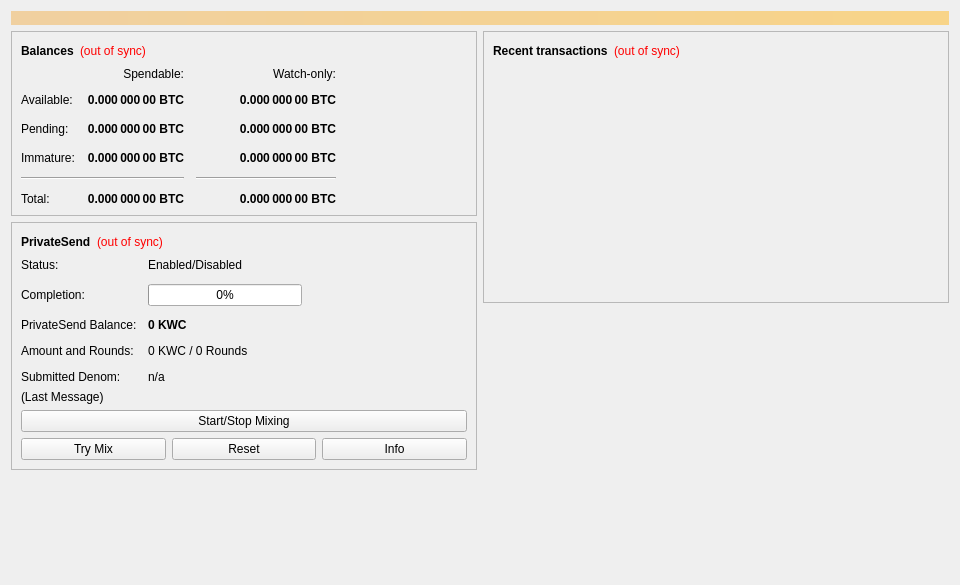
<?xml version="1.0" encoding="UTF-8"?>
<ui version="4.0">
 <class>OverviewPage</class>
 <widget class="QWidget" name="OverviewPage">
  <property name="geometry">
   <rect>
    <x>0</x>
    <y>0</y>
    <width>960</width>
    <height>585</height>
   </rect>
  </property>
  <property name="minimumSize">
   <size>
    <width>960</width>
    <height>0</height>
   </size>
  </property>
  <property name="windowTitle">
   <string>Form</string>
  </property>
  <layout class="QVBoxLayout" name="topLayout">
   <item>
    <widget class="QLabel" name="labelAlerts">
     <property name="visible">
      <bool>false</bool>
     </property>
     <property name="styleSheet">
      <string notr="true">QLabel { background-color: qlineargradient(x1: 0, y1: 0, x2: 1, y2: 0, stop:0 #F0D0A0, stop:1 #F8D488); color:#000000; }</string>
     </property>
     <property name="wordWrap">
      <bool>true</bool>
     </property>
     <property name="margin">
      <number>3</number>
     </property>
     <property name="textInteractionFlags">
      <set>Qt::TextSelectableByMouse</set>
     </property>
    </widget>
   </item>
   <item>
    <layout class="QHBoxLayout" name="horizontalLayout" stretch="1,1">
     <item>
      <layout class="QVBoxLayout" name="verticalLayout_2">
       <item>
        <widget class="QFrame" name="frame">
         <property name="frameShape">
          <enum>QFrame::StyledPanel</enum>
         </property>
         <property name="frameShadow">
          <enum>QFrame::Raised</enum>
         </property>
         <layout class="QVBoxLayout" name="verticalLayout_4">
          <item>
           <layout class="QHBoxLayout" name="horizontalLayout_4">
            <item>
             <widget class="QLabel" name="label_5">
              <property name="font">
               <font>
                <weight>75</weight>
                <bold>true</bold>
               </font>
              </property>
              <property name="text">
               <string>Balances</string>
              </property>
             </widget>
            </item>
            <item>
             <widget class="QLabel" name="labelWalletStatus">
              <property name="toolTip">
               <string>The displayed information may be out of date. Your wallet automatically synchronizes with the Kawris network after a connection is established, but this process has not completed yet.</string>
              </property>
              <property name="styleSheet">
               <string notr="true">QLabel { color: red; }</string>
              </property>
              <property name="text">
               <string notr="true">(out of sync)</string>
              </property>
              <property name="alignment">
               <set>Qt::AlignLeading|Qt::AlignLeft|Qt::AlignVCenter</set>
              </property>
             </widget>
            </item>
            <item>
             <spacer name="horizontalSpacer_3">
              <property name="orientation">
               <enum>Qt::Horizontal</enum>
              </property>
              <property name="sizeHint" stdset="0">
               <size>
                <width>40</width>
                <height>20</height>
               </size>
              </property>
             </spacer>
            </item>
           </layout>
          </item>
          <item>
           <layout class="QGridLayout" name="gridLayout">
            <property name="spacing">
             <number>12</number>
            </property>
            <item row="2" column="2">
             <widget class="QLabel" name="labelWatchPending">
              <property name="font">
               <font>
                <weight>75</weight>
                <bold>true</bold>
               </font>
              </property>
              <property name="cursor">
               <cursorShape>IBeamCursor</cursorShape>
              </property>
              <property name="toolTip">
               <string>Unconfirmed transactions to watch-only addresses</string>
              </property>
              <property name="text">
               <string notr="true">0.000 000 00 BTC</string>
              </property>
              <property name="alignment">
               <set>Qt::AlignRight|Qt::AlignTrailing|Qt::AlignVCenter</set>
              </property>
              <property name="textInteractionFlags">
               <set>Qt::LinksAccessibleByMouse|Qt::TextSelectableByKeyboard|Qt::TextSelectableByMouse</set>
              </property>
             </widget>
            </item>
            <item row="2" column="1">
             <widget class="QLabel" name="labelUnconfirmed">
              <property name="font">
               <font>
                <weight>75</weight>
                <bold>true</bold>
               </font>
              </property>
              <property name="cursor">
               <cursorShape>IBeamCursor</cursorShape>
              </property>
              <property name="toolTip">
               <string>Total of transactions that have yet to be confirmed, and do not yet count toward the spendable balance</string>
              </property>
              <property name="text">
               <string notr="true">0.000 000 00 BTC</string>
              </property>
              <property name="alignment">
               <set>Qt::AlignRight|Qt::AlignTrailing|Qt::AlignVCenter</set>
              </property>
              <property name="textInteractionFlags">
               <set>Qt::LinksAccessibleByMouse|Qt::TextSelectableByKeyboard|Qt::TextSelectableByMouse</set>
              </property>
             </widget>
            </item>
            <item row="3" column="2">
             <widget class="QLabel" name="labelWatchImmature">
              <property name="font">
               <font>
                <weight>75</weight>
                <bold>true</bold>
               </font>
              </property>
              <property name="cursor">
               <cursorShape>IBeamCursor</cursorShape>
              </property>
              <property name="toolTip">
               <string>Mined balance in watch-only addresses that has not yet matured</string>
              </property>
              <property name="text">
               <string notr="true">0.000 000 00 BTC</string>
              </property>
              <property name="alignment">
               <set>Qt::AlignRight|Qt::AlignTrailing|Qt::AlignVCenter</set>
              </property>
              <property name="textInteractionFlags">
               <set>Qt::LinksAccessibleByMouse|Qt::TextSelectableByKeyboard|Qt::TextSelectableByMouse</set>
              </property>
             </widget>
            </item>
            <item row="4" column="0" colspan="2">
             <widget class="Line" name="lineSpendableBalance">
              <property name="orientation">
               <enum>Qt::Horizontal</enum>
              </property>
             </widget>
            </item>
            <item row="4" column="2">
             <widget class="Line" name="lineWatchBalance">
              <property name="sizePolicy">
               <sizepolicy hsizetype="Preferred" vsizetype="Fixed">
                <horstretch>0</horstretch>
                <verstretch>0</verstretch>
               </sizepolicy>
              </property>
              <property name="minimumSize">
               <size>
                <width>140</width>
                <height>0</height>
               </size>
              </property>
              <property name="orientation">
               <enum>Qt::Horizontal</enum>
              </property>
             </widget>
            </item>
            <item row="5" column="0">
             <widget class="QLabel" name="labelTotalText">
              <property name="text">
               <string>Total:</string>
              </property>
             </widget>
            </item>
            <item row="3" column="1">
             <widget class="QLabel" name="labelImmature">
              <property name="font">
               <font>
                <weight>75</weight>
                <bold>true</bold>
               </font>
              </property>
              <property name="cursor">
               <cursorShape>IBeamCursor</cursorShape>
              </property>
              <property name="toolTip">
               <string>Mined balance that has not yet matured</string>
              </property>
              <property name="text">
               <string notr="true">0.000 000 00 BTC</string>
              </property>
              <property name="alignment">
               <set>Qt::AlignRight|Qt::AlignTrailing|Qt::AlignVCenter</set>
              </property>
              <property name="textInteractionFlags">
               <set>Qt::LinksAccessibleByMouse|Qt::TextSelectableByKeyboard|Qt::TextSelectableByMouse</set>
              </property>
             </widget>
            </item>
            <item row="2" column="3">
             <spacer name="horizontalSpacer_2">
              <property name="orientation">
               <enum>Qt::Horizontal</enum>
              </property>
              <property name="sizeHint" stdset="0">
               <size>
                <width>40</width>
                <height>20</height>
               </size>
              </property>
             </spacer>
            </item>
            <item row="3" column="0">
             <widget class="QLabel" name="labelImmatureText">
              <property name="text">
               <string>Immature:</string>
              </property>
             </widget>
            </item>
            <item row="5" column="1">
             <widget class="QLabel" name="labelTotal">
              <property name="font">
               <font>
                <weight>75</weight>
                <bold>true</bold>
               </font>
              </property>
              <property name="cursor">
               <cursorShape>IBeamCursor</cursorShape>
              </property>
              <property name="toolTip">
               <string>Your current total balance</string>
              </property>
              <property name="text">
               <string notr="true">0.000 000 00 BTC</string>
              </property>
              <property name="alignment">
               <set>Qt::AlignRight|Qt::AlignTrailing|Qt::AlignVCenter</set>
              </property>
              <property name="textInteractionFlags">
               <set>Qt::LinksAccessibleByMouse|Qt::TextSelectableByKeyboard|Qt::TextSelectableByMouse</set>
              </property>
             </widget>
            </item>
            <item row="5" column="2">
             <widget class="QLabel" name="labelWatchTotal">
              <property name="font">
               <font>
                <weight>75</weight>
                <bold>true</bold>
               </font>
              </property>
              <property name="cursor">
               <cursorShape>IBeamCursor</cursorShape>
              </property>
              <property name="toolTip">
               <string>Current total balance in watch-only addresses</string>
              </property>
              <property name="text">
               <string notr="true">0.000 000 00 BTC</string>
              </property>
              <property name="alignment">
               <set>Qt::AlignRight|Qt::AlignTrailing|Qt::AlignVCenter</set>
              </property>
              <property name="textInteractionFlags">
               <set>Qt::LinksAccessibleByMouse|Qt::TextSelectableByKeyboard|Qt::TextSelectableByMouse</set>
              </property>
             </widget>
            </item>
            <item row="0" column="2">
             <widget class="QLabel" name="labelWatchonly">
              <property name="text">
               <string>Watch-only:</string>
              </property>
              <property name="alignment">
               <set>Qt::AlignRight|Qt::AlignTrailing|Qt::AlignVCenter</set>
              </property>
             </widget>
            </item>
            <item row="1" column="0">
             <widget class="QLabel" name="labelBalanceText">
              <property name="text">
               <string>Available:</string>
              </property>
             </widget>
            </item>
            <item row="1" column="1">
             <widget class="QLabel" name="labelBalance">
              <property name="font">
               <font>
                <weight>75</weight>
                <bold>true</bold>
               </font>
              </property>
              <property name="cursor">
               <cursorShape>IBeamCursor</cursorShape>
              </property>
              <property name="toolTip">
               <string>Your current spendable balance</string>
              </property>
              <property name="text">
               <string notr="true">0.000 000 00 BTC</string>
              </property>
              <property name="alignment">
               <set>Qt::AlignRight|Qt::AlignTrailing|Qt::AlignVCenter</set>
              </property>
              <property name="textInteractionFlags">
               <set>Qt::LinksAccessibleByMouse|Qt::TextSelectableByKeyboard|Qt::TextSelectableByMouse</set>
              </property>
             </widget>
            </item>
            <item row="1" column="2">
             <widget class="QLabel" name="labelWatchAvailable">
              <property name="font">
               <font>
                <weight>75</weight>
                <bold>true</bold>
               </font>
              </property>
              <property name="cursor">
               <cursorShape>IBeamCursor</cursorShape>
              </property>
              <property name="toolTip">
               <string>Your current balance in watch-only addresses</string>
              </property>
              <property name="text">
               <string notr="true">0.000 000 00 BTC</string>
              </property>
              <property name="alignment">
               <set>Qt::AlignRight|Qt::AlignTrailing|Qt::AlignVCenter</set>
              </property>
              <property name="textInteractionFlags">
               <set>Qt::LinksAccessibleByMouse|Qt::TextSelectableByKeyboard|Qt::TextSelectableByMouse</set>
              </property>
             </widget>
            </item>
            <item row="2" column="0">
             <widget class="QLabel" name="labelPendingText">
              <property name="text">
               <string>Pending:</string>
              </property>
             </widget>
            </item>
            <item row="0" column="1">
             <widget class="QLabel" name="labelSpendable">
              <property name="text">
               <string>Spendable:</string>
              </property>
              <property name="alignment">
               <set>Qt::AlignRight|Qt::AlignTrailing|Qt::AlignVCenter</set>
              </property>
             </widget>
            </item>
           </layout>
          </item>
         </layout>
        </widget>
       </item>
       <item>
        <widget class="QFrame" name="framePrivateSend">
         <property name="layoutDirection">
          <enum>Qt::LeftToRight</enum>
         </property>
         <property name="frameShape">
          <enum>QFrame::StyledPanel</enum>
         </property>
         <property name="frameShadow">
          <enum>QFrame::Raised</enum>
         </property>
         <layout class="QVBoxLayout" name="VerticalLayout_PS1">
          <item>
           <layout class="QHBoxLayout" name="horizontalLayout_5">
            <item>
             <widget class="QLabel" name="labelPrivateSendHeader">
              <property name="font">
               <font>
                <weight>75</weight>
                <bold>true</bold>
               </font>
              </property>
              <property name="text">
               <string>PrivateSend</string>
              </property>
             </widget>
            </item>
            <item>
             <widget class="QLabel" name="labelPrivateSendSyncStatus">
              <property name="toolTip">
               <string>The displayed information may be out of date. Your wallet automatically synchronizes with the Kawris network after a connection is established, but this process has not completed yet.</string>
              </property>
              <property name="styleSheet">
               <string notr="true">QLabel { color: red; }</string>
              </property>
              <property name="text">
               <string notr="true">(out of sync)</string>
              </property>
              <property name="alignment">
               <set>Qt::AlignLeading|Qt::AlignLeft|Qt::AlignVCenter</set>
              </property>
             </widget>
            </item>
            <item>
             <spacer name="horizontalSpacer_4">
              <property name="orientation">
               <enum>Qt::Horizontal</enum>
              </property>
              <property name="sizeHint" stdset="0">
               <size>
                <width>40</width>
                <height>20</height>
               </size>
              </property>
             </spacer>
            </item>
           </layout>
          </item>
          <item>
           <layout class="QFormLayout" name="privateSendFormLayout">
            <property name="fieldGrowthPolicy">
             <enum>QFormLayout::AllNonFixedFieldsGrow</enum>
            </property>
            <property name="horizontalSpacing">
             <number>11</number>
            </property>
            <property name="verticalSpacing">
             <number>12</number>
            </property>
            <item row="0" column="0">
             <widget class="QLabel" name="labelPrivateSendEnabledText">
              <property name="text">
               <string>Status:</string>
              </property>
             </widget>
            </item>
            <item row="0" column="1">
             <widget class="QLabel" name="labelPrivateSendEnabled">
              <property name="text">
               <string>Enabled/Disabled</string>
              </property>
             </widget>
            </item>
            <item row="1" column="0">
             <widget class="QLabel" name="labelCompletitionText">
              <property name="text">
               <string>Completion:</string>
              </property>
             </widget>
            </item>
            <item row="1" column="1">
             <widget class="QProgressBar" name="privateSendProgress">
              <property name="maximumSize">
               <size>
                <width>154</width>
                <height>16777215</height>
               </size>
              </property>
              <property name="value">
               <number>0</number>
              </property>
             </widget>
            </item>
            <item row="2" column="0">
             <widget class="QLabel" name="labelAnonymizedText">
              <property name="text">
               <string>PrivateSend Balance:</string>
              </property>
             </widget>
            </item>
            <item row="2" column="1">
             <widget class="QLabel" name="labelAnonymized">
              <property name="font">
               <font>
                <weight>75</weight>
                <bold>true</bold>
               </font>
              </property>
              <property name="text">
               <string notr="true">0 KWC</string>
              </property>
             </widget>
            </item>
            <item row="3" column="0">
             <widget class="QLabel" name="labelAmountAndRoundsText">
              <property name="text">
               <string>Amount and Rounds:</string>
              </property>
             </widget>
            </item>
            <item row="3" column="1">
             <widget class="QLabel" name="labelAmountRounds">
              <property name="text">
               <string>0 KWC / 0 Rounds</string>
              </property>
             </widget>
            </item>
            <item row="4" column="0">
             <widget class="QLabel" name="labelSubmittedDenomText">
              <property name="text">
               <string>Submitted Denom:</string>
              </property>
             </widget>
            </item>
            <item row="4" column="1">
             <widget class="QLabel" name="labelSubmittedDenom">
              <property name="toolTip">
               <string>The denominations you submitted to the Masternode.&lt;br&gt;To mix, other users must submit the exact same denominations.</string>
              </property>
              <property name="text">
               <string>n/a</string>
              </property>
             </widget>
            </item>
           </layout>
          </item>
          <item>
           <layout class="QVBoxLayout" name="VerticalLayout_PS">
            <item>
             <widget class="QLabel" name="labelPrivateSendLastMessage">
              <property name="text">
               <string>(Last Message)</string>
              </property>
              <property name="alignment">
               <set>Qt::AlignLeading|Qt::AlignLeft|Qt::AlignTop</set>
              </property>
              <property name="wordWrap">
               <bool>true</bool>
              </property>
             </widget>
            </item>
            <item>
             <widget class="QPushButton" name="togglePrivateSend">
              <property name="sizePolicy">
               <sizepolicy hsizetype="MinimumExpanding" vsizetype="Fixed">
                <horstretch>0</horstretch>
                <verstretch>0</verstretch>
               </sizepolicy>
              </property>
              <property name="text">
               <string>Start/Stop Mixing</string>
              </property>
             </widget>
            </item>
            <item>
             <layout class="QHBoxLayout" name="horizontalLayout_debugbuttons">
              <item>
               <widget class="QPushButton" name="privateSendAuto">
                <property name="sizePolicy">
                 <sizepolicy hsizetype="MinimumExpanding" vsizetype="Fixed">
                  <horstretch>0</horstretch>
                  <verstretch>0</verstretch>
                 </sizepolicy>
                </property>
                <property name="toolTip">
                 <string>Try to manually submit a PrivateSend request.</string>
                </property>
                <property name="text">
                 <string>Try Mix</string>
                </property>
               </widget>
              </item>
              <item>
               <widget class="QPushButton" name="privateSendReset">
                <property name="sizePolicy">
                 <sizepolicy hsizetype="MinimumExpanding" vsizetype="Fixed">
                  <horstretch>0</horstretch>
                  <verstretch>0</verstretch>
                 </sizepolicy>
                </property>
                <property name="toolTip">
                 <string>Reset the current status of PrivateSend (can interrupt PrivateSend if it's in the process of Mixing, which can cost you money!)</string>
                </property>
                <property name="autoFillBackground">
                 <bool>false</bool>
                </property>
                <property name="text">
                 <string>Reset</string>
                </property>
               </widget>
              </item>
              <item>
               <widget class="QPushButton" name="privateSendInfo">
                <property name="sizePolicy">
                 <sizepolicy hsizetype="MinimumExpanding" vsizetype="Fixed">
                  <horstretch>0</horstretch>
                  <verstretch>0</verstretch>
                 </sizepolicy>
                </property>
                <property name="toolTip">
                 <string>Information about PrivateSend and Mixing</string>
                </property>
                <property name="text">
                 <string>Info</string>
                </property>
               </widget>
              </item>
             </layout>
            </item>
           </layout>
          </item>
         </layout>
        </widget>
       </item>
       <item>
        <spacer name="verticalSpacer">
         <property name="orientation">
          <enum>Qt::Vertical</enum>
         </property>
         <property name="sizeHint" stdset="0">
          <size>
           <width>20</width>
           <height>40</height>
          </size>
         </property>
        </spacer>
       </item>
      </layout>
     </item>
     <item>
      <layout class="QVBoxLayout" name="verticalLayout_3">
       <item>
        <widget class="QFrame" name="frame_2">
         <property name="frameShape">
          <enum>QFrame::StyledPanel</enum>
         </property>
         <property name="frameShadow">
          <enum>QFrame::Raised</enum>
         </property>
         <layout class="QVBoxLayout" name="verticalLayout">
          <item>
           <layout class="QHBoxLayout" name="horizontalLayout_2">
            <item>
             <widget class="QLabel" name="label_4">
              <property name="font">
               <font>
                <weight>75</weight>
                <bold>true</bold>
               </font>
              </property>
              <property name="text">
               <string>Recent transactions</string>
              </property>
             </widget>
            </item>
            <item>
             <widget class="QLabel" name="labelTransactionsStatus">
              <property name="toolTip">
               <string>The displayed information may be out of date. Your wallet automatically synchronizes with the Kawris network after a connection is established, but this process has not completed yet.</string>
              </property>
              <property name="styleSheet">
               <string notr="true">QLabel { color: red; }</string>
              </property>
              <property name="text">
               <string notr="true">(out of sync)</string>
              </property>
              <property name="alignment">
               <set>Qt::AlignLeading|Qt::AlignLeft|Qt::AlignVCenter</set>
              </property>
             </widget>
            </item>
            <item>
             <spacer name="horizontalSpacer">
              <property name="orientation">
               <enum>Qt::Horizontal</enum>
              </property>
              <property name="sizeHint" stdset="0">
               <size>
                <width>40</width>
                <height>20</height>
               </size>
              </property>
             </spacer>
            </item>
           </layout>
          </item>
          <item>
           <widget class="QListView" name="listTransactions">
            <property name="styleSheet">
             <string notr="true">QListView { background: transparent; }</string>
            </property>
            <property name="frameShape">
             <enum>QFrame::NoFrame</enum>
            </property>
            <property name="verticalScrollBarPolicy">
             <enum>Qt::ScrollBarAlwaysOff</enum>
            </property>
            <property name="horizontalScrollBarPolicy">
             <enum>Qt::ScrollBarAlwaysOff</enum>
            </property>
            <property name="selectionMode">
             <enum>QAbstractItemView::NoSelection</enum>
            </property>
           </widget>
          </item>
         </layout>
        </widget>
       </item>
       <item>
        <spacer name="verticalSpacer_2">
         <property name="orientation">
          <enum>Qt::Vertical</enum>
         </property>
         <property name="sizeHint" stdset="0">
          <size>
           <width>20</width>
           <height>40</height>
          </size>
         </property>
        </spacer>
       </item>
      </layout>
     </item>
    </layout>
   </item>
  </layout>
 </widget>
 <resources/>
 <connections/>
</ui>
